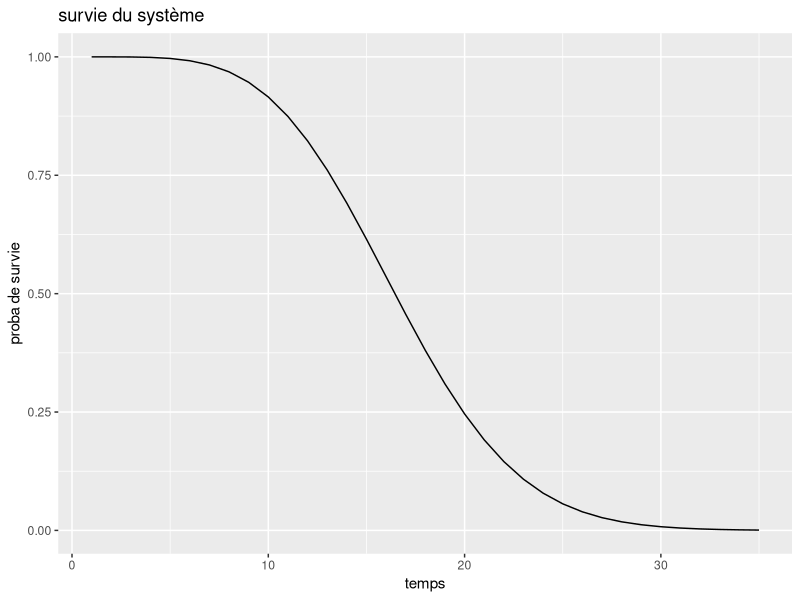
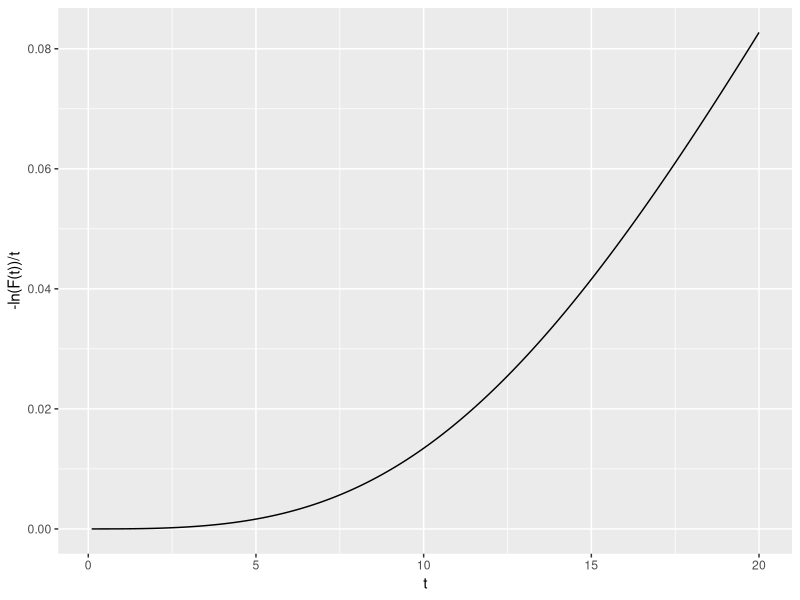
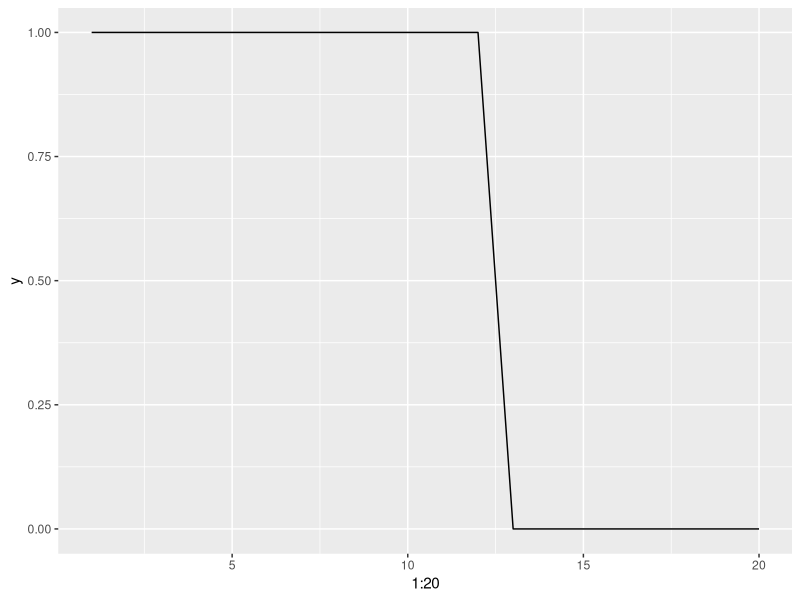
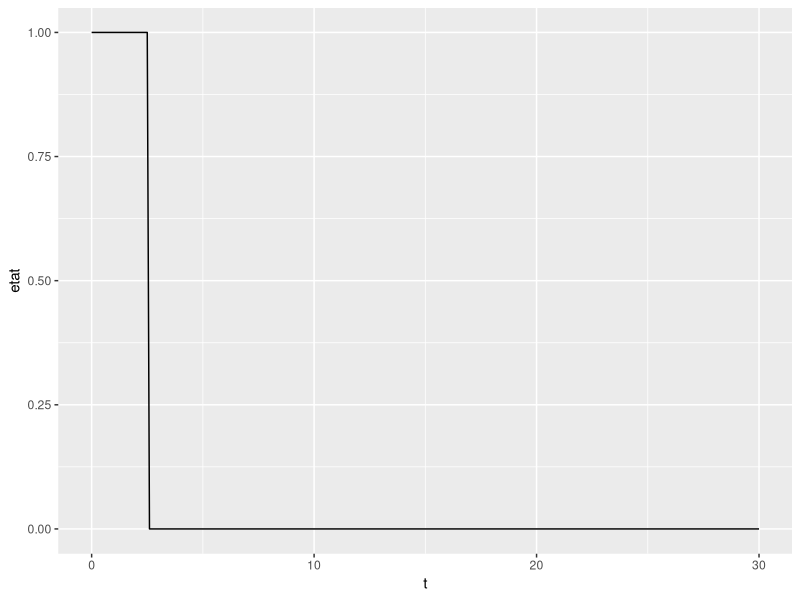
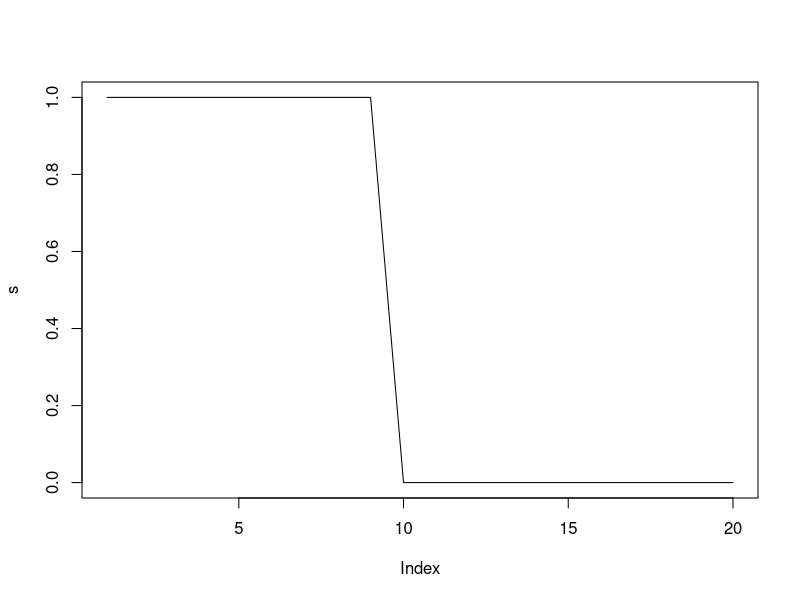

These figures' R source, in order:
library(magrittr)
library(dplyr)
library(ggplot2)

# TP 1 

## Question 1

phi <- function(x){
  rep <- ((x[3]*(1-(1-x[1])*(1-x[2]))*(1-(1-x[4])*(1-x[5])))+(1-x[3])*(1-(1-x[1]*x[4])*(1-x[2]*x[5])))*(1-(1-x[6]*x[7])*(1-x[8])*(1-x[9]))
  return(rep)
}

## Question 2

phi_function <- function(loi, lambda, beta, t){
  R1 <- 1-loi(t, shape = beta, scale = lambda)
  R2 <- 1-loi(t, shape = beta, scale = lambda)
  R3 <- 1-loi(t, shape = beta, scale = lambda)
  R4 <- 1-loi(t, shape = beta, scale = lambda)
  R5 <- 1-loi(t, shape = beta, scale = lambda)
  R6 <- 1-loi(t, shape = beta, scale = lambda)
  R7 <- 1-loi(t, shape = beta, scale = lambda)
  R8 <- 1-loi(t, shape = beta, scale = lambda)
  R9 <- 1-loi(t, shape = beta, scale = lambda)
  rep <- ((R3[t]*(1-(1-R1[t])*(1-R2[t]))*(1-(1-R4[t])*(1-R5[t])))+(1-R3[t])*(1-(1-R1[t]*R4[t])*(1-R2[t]*R5[t])))*(1-(1-R6[t]*R7[t])*(1-R8[t])*(1-R9[t]))
  return(rep)
}




## Question 3

# plot(phi_function(pweibull, 20, 2, 0:35), type = 'l')

g <- ggplot() +
  geom_line(aes(x = 1:35, y = phi_function(pweibull, 20, 2, 0:35))) +
  labs(title = "survie du système",
       x = "temps",
       y = "proba de survie")

g

## Question 4

# survie <- function(lambda, beta, t){
#   R1 <- 1-pweibull(t, shape = beta, scale = lambda)
#   R2 <- 1-pweibull(t, shape = beta, scale = lambda)
#   R3 <- 1-pweibull(t, shape = beta, scale = lambda)
#   R4 <- 1-pweibull(t, shape = beta, scale = lambda)
#   R5 <- 1-pweibull(t, shape = beta, scale = lambda)
#   R6 <- 1-pweibull(t, shape = beta, scale = lambda)
#   R7 <- 1-pweibull(t, shape = beta, scale = lambda)
#   R8 <- 1-pweibull(t, shape = beta, scale = lambda)
#   R9 <- 1-pweibull(t, shape = beta, scale = lambda)
#   rep <- -log(((R3[t]*(1-(1-R1[t])*(1-R2[t]))*(1-(1-R4[t])*(1-R5[t])))+(1-R3[t])*(1-(1-R1[t]*R4[t])*(1-R2[t]*R5[t])))*(1-(1-R6[t]*R7[t])*(1-R8[t])*(1-R9[t]))/t)
#   # rep <- -log(rep)/t
#   return(rep)
#   # rep <- -log(1 - phi_function(lambda, beta, t))/t
# }

survie <- function(lambda, beta, t){
  rep=NULL
  for(i in 1:length(t)){
    R1 <- 1-pweibull(t[i], shape = beta, scale = lambda)
    R2 <- 1-pweibull(t[i], shape = beta, scale = lambda)
    R3 <- 1-pweibull(t[i], shape = beta, scale = lambda)
    R4 <- 1-pweibull(t[i], shape = beta, scale = lambda)
    R5 <- 1-pweibull(t[i], shape = beta, scale = lambda)
    R6 <- 1-pweibull(t[i], shape = beta, scale = lambda)
    R7 <- 1-pweibull(t[i], shape = beta, scale = lambda)
    R8 <- 1-pweibull(t[i], shape = beta, scale = lambda)
    R9 <- 1-pweibull(t[i], shape = beta, scale = lambda)
    rep[i] <- -log(((R3*(1-(1-R1)*(1-R2))*(1-(1-R4)*(1-R5)))+(1-R3)*(1-(1-R1*R4)*(1-R2*R5)))*(1-(1-R6*R7)*(1-R8)*(1-R9)))/t[i]
  }
  return(rep)
}


# survie(20, 2, seq(0.1, 20, 0.1))

g <- ggplot() +
  geom_line(aes(x = seq(0.1, 20, 0.1), y = survie(20, 2, seq(0.1, 20, 0.1)))) +
  labs(x = "t",
       y = "-ln(F(t))/t")

g


# Question 5 
# simulation d'une loi de weibull avec la méthode des quantile. 

inverse_pweibull <- function(lambda, beta, u){
  rep <- lambda*(-(log(1-u)^(1/beta)))
  return(rep)
}

phi2 <- function(a, n, lambda, beta){
  t <- seq(0, a,length.out =n)
  y <- rep(0,n)
  u <- runif(9,0,1)
  x <- matrix(0, nrow = n, ncol = 9)
  
  for(i in 1:n){
    for(j in 1:9){
      if(t[i] < (lambda*(-log(u[j]))^(1/beta))){
        x[i,j] <- 1
      }
    }
    y[i] <- phi(x[i,])
  }
  return(y)
}
# phi2(4,20,2,1)
# plot(phi2(4,20,2,1),type="l")

g <- ggplot() +
  geom_line(aes(x = 1:20, y = phi2(4,20,2,1))) +
  labs(y = "y")

g

# Question 5 

# inverse_pweibull <- function(lambda, beta, u){
#   rep <- lambda*(-(log(1-u)^(1/beta)))
#   return(rep)
# }
# 
# phi2 <- function(lambda, beta, a, n){
#   u <- runif(9)
#   t <- seq(0, a, n)
#   x <- matrix(0, nrow = n, ncol = 9)
#   
#   for(i in 1:n){
#     for(j in 1:9){
#       if(t[i] < inverse_pweibull(lambda, beta, u)){
#         x[i,j] <- 1
#       }
#     }
#     rep[i] <- phi(x[i,])
#   }
# }

# Question 6

phi23 <- function(a, n, lambda, beta){
  t <- seq(0, a,length.out =n)
  y <- rep(0,n)
  u <- runif(9,0,1)
  x <- matrix(0, nrow = n, ncol = 9)
  for(i in 1:n){
    for(j in 1:9){
      if(t[i] < (lambda*(-log(u[j]))^(1/beta))){
        x[i,j] <- 1
      }
      
    }
    if (x[i,j]==0) { break }
    
  }
  return(i-1)
}
phi23(4,36,2,1)

# Question 7

n_realisation_T<-function(a, n, lambda, beta,ntot){
  vect=NULL
  for(i in 1:ntot){
    vect[i]=phi23(a, n, lambda, beta)
  }
  return(vect)
}
n_realisation_T(4,36,2,1,40)
sum(n_realisation_T(4,36,2,1,40))

mu=function(a, n, lambda, beta,ntot){
  v=n_realisation_T(a, n, lambda, beta,ntot)
  1/ntot*sum(v)
}
mu(4,36,2,1,40)

# Projet 2

# code younes

## Exercice 1

phi <- function(x){
  rep <- (x[5]*((1-(1-x[1])*(1-x[2]))*(1-(1-x[3])*(1-x[4])))+(1-x[5])*(1-(1-x[1]*x[3])*(1-x[2]*x[4])))*x[6]*(1-(1-x[7]*x[10])*(1-x[8]*x[9]))
  return(rep)
}

## Exercice 2

lambda = 5
beta = 5
t <- seq(0, 30, 0.1)

simu_etat_systeme <- function(lambda, beta, t){
  X <- matrix(data = rep(0, 10*length(t)), ncol = 10, nrow = length(t))
  S <- rep(0,length(t))
  u <- runif(10, 0, 1)
  w <- rweibull(10, lambda, beta)
  max <- max(t)
  
  for(i in 1:length(t)){
    for(j in 1:10){
      if(t[i] < w[j]){
        X[i,j] <- 1
      }
    }
    S[i] <- phi(X[i,])
    if((S[i] == 0) && (S[i-1] == 1)){
      max <- t[i]
    }
  }
  return(list(etat = S, last = max))
}

test <- simu_etat_systeme(lambda, beta, t)

g <- ggplot() +
  geom_line(aes(x = t, y = test[[1]])) +
  labs(x = "t",
       y = "etat")

g

# Simulation

simu_T <- function(n){
  n <- 100
  simu <- rep(-1, n)
  for(i in 1:n){
    simu[i] <- simu_etat_systeme(lambda, beta, t)[[2]]
  }
  return(simu)
}

n <- 100
simu <- simu_T(n)

esperance <- mean(simu)

confint <- c(mean(simu) - 1.96 * sd(simu)/sqrt(n), mean(simu) + 1.96 * sd(simu)/sqrt(n))

# Exercice 3

a <- 10
n <- 100
lambda <- 5
beta <- 5
inter <- 5
t <- seq(0, a, length.out = n + 1)

phi2 <- function(a, n, lambda, beta, t, inter){
  y <- rep(0,n)
  u <- runif(10,0,1)
  x <- matrix(0, nrow = n, ncol = 10)
  p <- a/n*(1:n)*inter # p : vecteur qui contient les différents moments ou le méchanicien remet en marche la composante x[6]
  # p ne donne pas ce que je veux
  w <- rweibull(10, lambda, beta)
  
  for(i in 1:length(t)){
    for(j in 1:10){
      if(j == 6){
        if(t[i] %in% p){
          w[j] <- w[j] + t[i]
        }
      }
      if(t[i] < w[j]){
        x[i,j] <- 1
      }
    }
    y[i] <- phi(x[i,])
  }
  return(y)
}
# la fonction ne compile pas


# code camille

# Exercice 3
#  a

u=seq(0, 4,length.out =40)
# ----------------------------------------------------------------------------#
fonction_interval=function(n,inter,i){
  t=NULL
  d=NULL
  for (v in seq(1,n,inter)) {
    if(v==i){
      t[v]=1
    }
    else{
      t[v]=0
    }
  }
  t=t[!is.na(t)]
  t
  w=sum(t)
  if(w==0){
    d=0
  }
  else{
    d=1 
  }
  return(d)
}

fonction_interval(20,2,7)
seq(1,20,2)

#---------------------------------------------------------------------------#

phi2 <- function(a, n, lambda, beta,inter){
  t <- seq(0, a,length.out =n)
  y <- rep(0,n)
  u <- runif(10,0,1)
  x <- matrix(0, nrow = n, ncol = 10)
  
  for(i in 1:n){
    for(j in c(1,2,3,4,5,7,8,9,10)){
      if(t[i] < (lambda*(-log(u[j]))^(1/beta))){
        x[i,j] <- 1
      }
    }
  }
  d=0
  for(i in 1:n){
    if(t[i-d] < (lambda*(-log(u[6]))^(1/beta))){
      x[i,6] <- 1
    }
    if(fonction_interval(n,inter,i)==1 & x[i,6]==0){ 
      d=i-1
      u <- runif(10,0,1)
    }
  }
  # y[i] <- phi(x[i,])
  return(x)
}
(b=phi2(20,20,10,15,4))

phi3 <- function(a, n, lambda, beta,inter){
  y=NULL
  matrice=phi2(a, n, lambda, beta,inter)
  for (i in 1:n) {
    y[i]=phi(matrice[i,]) 
  }
  return(y)
}


(s=phi3(20,20,15,3,7))
plot(s,type = "l")

#  b

#---   E(T)  ------------------------------------------------------

tp_i_de_panne <- function(a, n, lambda, beta,inter){
  y=NULL
  d=0
  matrice=phi2(a, n, lambda, beta,inter)
  for (i in 1:n) {
    y[i]=phi(matrice[i,]) 
  }
  for (i in n:1){
    if(y[i]==1 & i==n ){
      d=n
      break
    }
    if(y[i]==1){
      d=i+1
      break
    }
  }
  #  if(d==n){
  #    return("Pas de panne sur le temps T")
  #  }
  #  if(d<n & d>0){
  #    return(d)
  #  }
  return(d)
}
tp_i_de_panne(20,20,15,3,7)

nbtot_realisation_t=function(a, n, lambda, beta,inter,nbtot){
  vector=NULL
  for(i in 1:nbtot){
    vector[i]=tp_i_de_panne(a, n, lambda, beta,inter)
  }
  return(vector)
}

nbtot_realisation_t(20,20,15,3,7,8)

E_T=function(a, n, lambda, beta,inter,nbtot){
  t=nbtot_realisation_t(a, n, lambda, beta,inter,nbtot)
  moyenne=(1/nbtot)*sum(t)
  return(moyenne)
}
E_T(20,20,15,3,7,8)

#---   E(N)  ------------------------------------------------------

nb_intervention <- function(a, n, lambda, beta,inter){
  t <- seq(0, a,length.out =n)
  y <- rep(0,n)
  u <- runif(10,0,1)
  x <- matrix(0, nrow = n, ncol = 10)
  
  for(i in 1:n){
    for(j in c(1,2,3,4,5,7,8,9,10)){
      if(t[i] < (lambda*(-log(u[j]))^(1/beta))){
        x[i,j] <- 1
      }
    }
  }
  d=0
  intervention=0
  for(i in 1:n){
    if(t[i-d] < (lambda*(-log(u[6]))^(1/beta))){
      x[i,6] <- 1
    }
    if(fonction_interval(n,inter,i)==1 & x[i,6]==0){ 
      intervention=intervention+1
      d=i-1
      u <- runif(10,0,1)
    }
  }
  return(intervention)
}
nb_intervention(20,20,15,3,7)


nb_realisation_intervention=function(a, n, lambda, beta,inter,nbtot){
  vector=NULL
  for(i in 1:nbtot){
    vector[i]=nb_intervention(a, n, lambda, beta,inter)
  }
  return(vector)
}

nb_realisation_intervention(20,20,15,3,7,7)

moyenne_intervention=function(a, n, lambda, beta,inter,nbtot){
  moyenne=(1/nbtot)*sum(nb_realisation_intervention(a, n, lambda, beta,inter,nbtot))
  return(moyenne)
}

moyenne_intervention(20,20,15,3,7,7)

recompense<-function(a, n, lambda, beta,inter,nbtot,cout,gain){
  r=gain*E_T(a, n, lambda, beta,inter,nbtot)-cout*moyenne_intervention(a, n, lambda, beta,inter,nbtot)
  return(r)
}
recompense(20,20,15,3,3,7,2,3.5)

a_val <- 20
n_val <- 20
lambda_val <- 15
beta_val <- 3
nbtot_val <- 7
cout_val <- 500
gain_val <- 250

recompense<-function(a=a_val, n=n_val, lambda=lambda_val, beta=beta_val,inter,nbtot=nbtot_val,cout=cout_val,gain=gain_val){
  r=gain*E_T(a, n, lambda, beta,inter,nbtot)-cout*moyenne_intervention(a, n, lambda, beta,inter,nbtot)
  return(r)
}
recompense(2)
solution=optimize(recompense,c(0, 20),maximum = TRUE)
